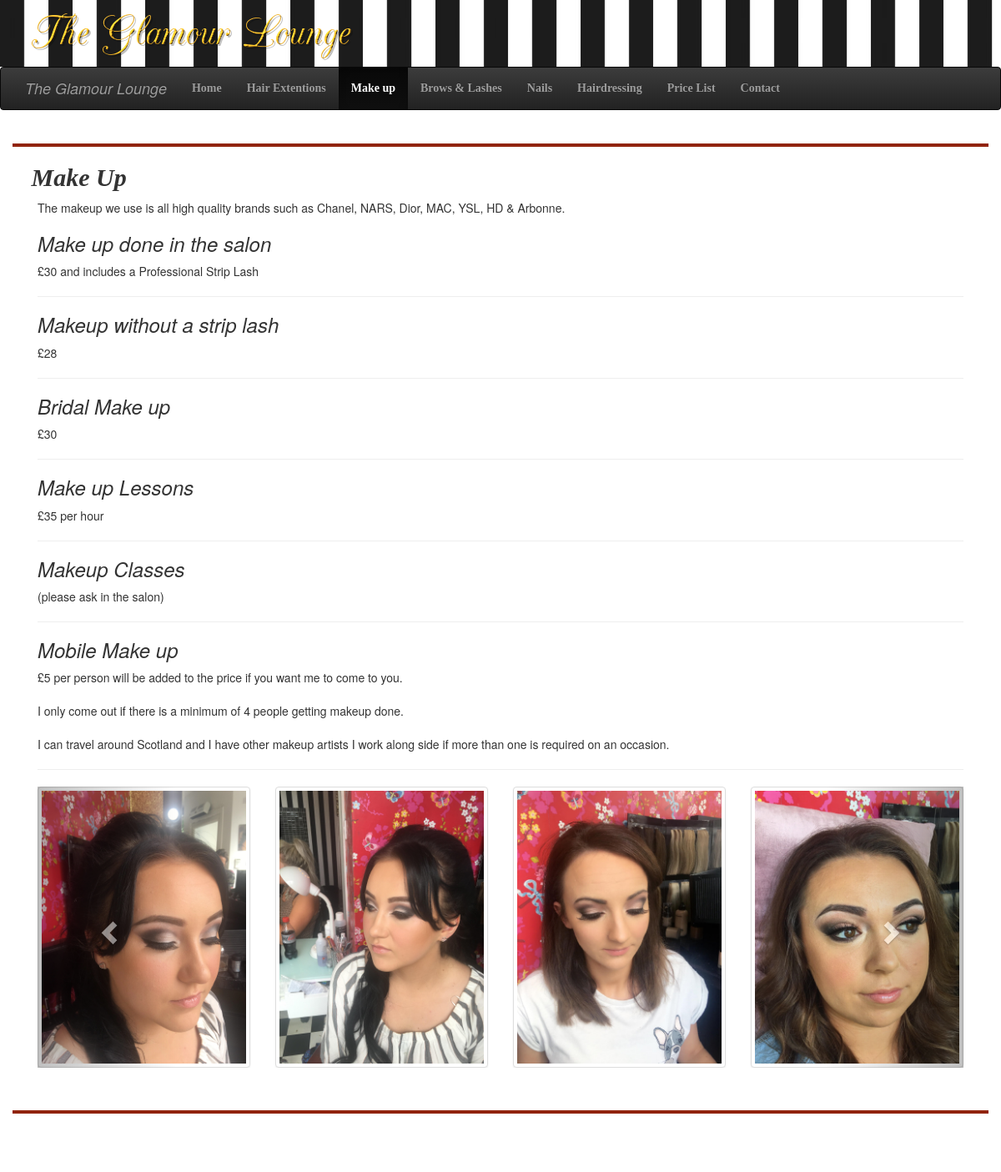
Page /make_up on the committed database.
### blog/models.py (models this page shows, shortened)
class MakeUp(models.Model):
	type = models.CharField(max_length=200,primary_key=True)
	description = models.TextField()

### blog/views.py (the view)
# urls.py: url(r'^make_up', views.make_up, name='make_up'),
def make_up(request):
    MakeUps = MakeUp.objects.all()
    return render(request, 'blog/make_up.html', {'MakeUps': MakeUps})

### blog/templates/blog/make_up.html (shortened to what this page needs)
{% load staticfiles %}
<html>
<head>
<link rel="stylesheet" href="//maxcdn.bootstrapcdn.com/bootstrap/3.3.5/css/bootstrap.min.css">
<link rel="stylesheet" href="//maxcdn.bootstrapcdn.com/bootstrap/3.3.5/css/bootstrap-theme.min.css">
<link rel="stylesheet" href="{% static 'css/blog.css' %}">
</head>
<body>
<header class="bgimage">
    <div class="container">
	    <div class="titled hidden-xs" >
	    </div>
	</div>
</header>
<nav class="navbar navbar-inverse" data-spy="affix" data-offset-top="80">
    <div class="container">
	    <div class="navbar-header">
	        <a href="#" class="navbar-brand">
		       <i>The Glamour Lounge</i>
		    </a>
		</div>
		<div class="collapse navbar-collapse" id="collapsedmenu">
		    <ul class="nav navbar-nav">
		        <li><a href="{% url 'post_list' %}">Home</a></li>
			    <li><a href="{% url 'hair_extentions' %}">Hair Extentions</a></li>
			    <li  class="active"><a href="{% url 'make_up' %}">Make up</a></li>
				<li><a href="{% url 'lashes_brows' %}">Brows & Lashes</a></li>
				<li><a href="{% url 'nails' %}">Nails</a></li>
				<li><a href="{% url 'hairdressing' %}">Hairdressing</a></li>
				<li><a href="{% url 'price_list' %}">Price List</a></li>
				<li><a href="{% url 'contact' %}">Contact</a></li>
		    </ul>
		</div>
	</div>
</nav>
    <div class="container" id="wrapper">
		<h2 id="fonted"><i> &nbsp;&nbsp; Make Up</i></h2>
		<div class="container">
        <div class="col-md-12">
		<div class="blockquote">
			 The makeup we use is all high quality brands such as Chanel, NARS, Dior, MAC, YSL, HD & Arbonne.
		</div>
		{% for MakeUp in MakeUps %}
								<div>
									<h3><i>{{ MakeUp.type }}</i></h3>
									<p>{{ MakeUp.description|linebreaksbr }}</p>
									<hr>
								</div>
		{% endfor %}
		<div id="HaircutCarousel" class="carousel slide">
                <div class="carousel-inner">
                    <div class="item active">
                        <div class="row">
                            <div class="col-sm-3"><button type="button" id="carousel-img" data-toggle="modal" data-target="#myModal1" class="thumbnail"><img src="{% static 'images/makeup/makeup1.jpg' %}" class="img-responsive"></button>
                            </div>
                            <div class="col-sm-3"><button type="button" id="carousel-img" data-toggle="modal" data-target="#myModal2"  class="thumbnail"><img  src="{% static 'images/makeup/makeup2.jpg' %}" class="img-responsive"></button>
							</div>
							<div class="col-sm-3"><button type="button" id="carousel-img" data-toggle="modal" data-target="#myModal3"  class="thumbnail"><img  src="{% static 'images/makeup/makeup3.jpg' %}" class="img-responsive"></button>
							</div>
							<div class="col-sm-3"><button type="button" id="carousel-img" data-toggle="modal" data-target="#myModal4"  class="thumbnail"><img  src="{% static 'images/makeup/makeup4.jpg' %}" class="img-responsive"></button>
							</div>
                        </div>
                    </div>
                    <a class="left carousel-control" href="#HaircutCarousel" role="button" data-slide="prev">
			        <span class="glyphicon glyphicon-chevron-left"></span>
			         </a>
			         <a class="right carousel-control" href="#HaircutCarousel" role="button" data-slide="next">
			         <span class="glyphicon glyphicon-chevron-right"></span>
			         </a>
                     </div>
            </div>
		     <p></p><br><br>
            </div>
        </div>
		<div class="content container">
		    <div class="row">
			    <div class="col-lg-12">
			    </div>
			</div>
		</div>
	</div>
    <div class="footer">
        <p><b>&copy; &nbsp;University of Dundee</b></p>
    </div>
</body>
</html>

### blog/static/css/blog.css (style rules this page uses)
body { background: url('../images/floral_pattern3.jpg'); }
.footer { text-align: center; width: 100%; color: white; }
#wrapper { padding-right: 0px; padding-left: 0px; background-color: white; margin: 40 auto; border-style: solid; border-width: 4px 0px 4px 0px; border-color: #91240d; }
.thumbnail { margin-top: 0px; margin-bottom: 0px; }
.carousel-control { margin: 0 0 0 0; padding-top:10%; padding-bottom:10% }
.titled { width: 399px; height: 70px; background-image: url('../images/logo.png'); margin-top: 8px; }
.bgimage { margin-top: 0; width: 100%; background-image: url('../images/Stripes2.jpg'); background-position: center center; background-size: cover; height: 80px; }
.navbar-inverse { vertical-align: top; margin-top: 0; width: 100%; z-index: 100; }
.nav { font-family: blocksprint; font-weight: bold; }
#fonted { font-family: blocksprint; font-weight: bold; }

### rows in the picture
MakeUp: type "Make up done in the salon", description "£30 and includes a Professional Strip Lash"
MakeUp: type "Makeup without a strip lash", description "£28"
MakeUp: type "Bridal Make up", description "£30"
MakeUp: type "Make up Lessons", description "£35 per hour"
MakeUp: type "Makeup Classes", description "(please ask in the salon)"
MakeUp: type "Mobile Make up", description "£5 per person will be added to the price if you want me to come to you. I only come out if there is a minimum of 4 people getting makeup done. I can travel around Scotland and I have other makeup artists I work along side if more than one is required on an occasion."
